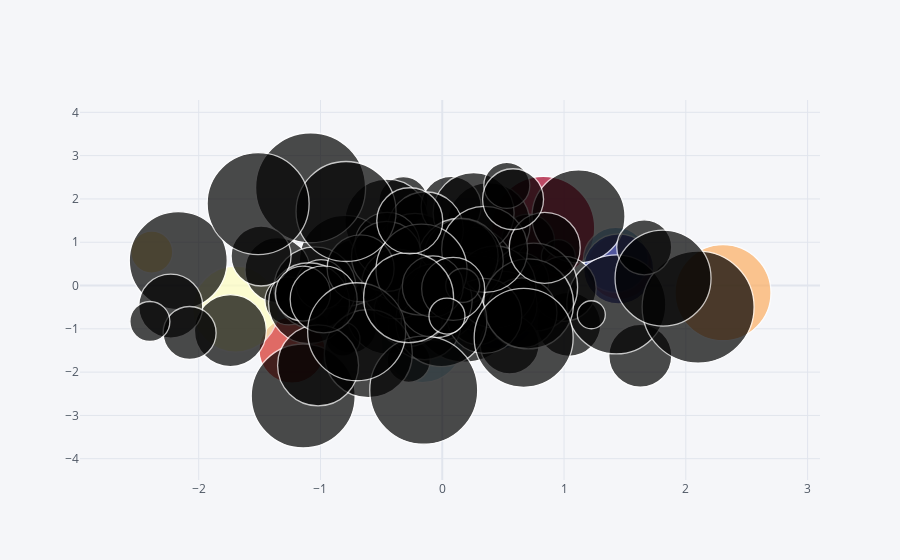

The cell this chart's notebook holds for it:
### Code cell
df.iplot(kind='bubble',x='A',y='B', size='C',colorscale='rdylbu')
